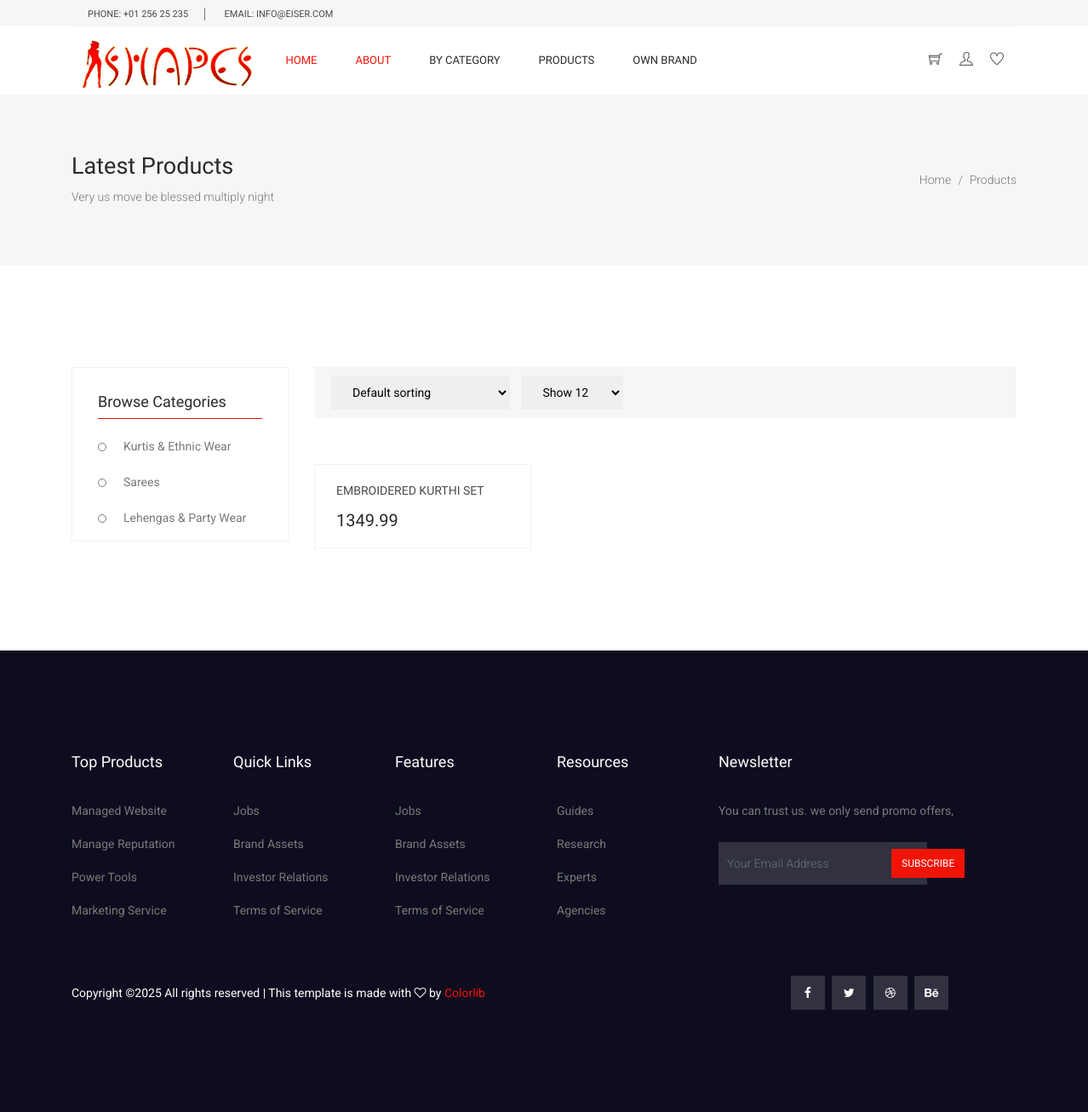
The page /own_brand/ on the database its author committed.
### Shape_App/models.py (models this page shows, shortened)
class tbl_Product(models.Model):
    subcategory = models.ForeignKey(tbl_SubCategory, on_delete=models.CASCADE, related_name="products")
    name = models.CharField(max_length=200)
    description = models.TextField(null=True, blank=True)
    price = models.DecimalField(max_digits=10, decimal_places=2)
    stock = models.PositiveIntegerField()
    material = models.CharField(max_length=100, null=True, blank=True)   # Cotton, Silk, etc.
    brand = models.CharField(max_length=100, null=True, blank=True)
    gender = models.CharField(max_length=10, choices=[
        ('men', 'Men'),
        ('women', 'Women'),
        ('kids', 'Kids'),
        ('unisex', 'Unisex'),
    ], default='unisex')
    status = models.CharField(max_length=10, choices=[('active', 'Active'), ('inactive', 'Inactive')], default='active')
    created_at = models.DateTimeField(auto_now_add=True)
    updated_at = models.DateTimeField(auto_now=True)
    gst_percentage = models.DecimalField(max_digits=5, decimal_places=2, default=0.00)
    image = models.ImageField(upload_to="products/",null=True)
    video=models.FileField(upload_to='Videos/',null=True)

class tbl_Category(models.Model):
    name = models.CharField(max_length=100, null=True)
    status = models.CharField(max_length=100, null=True, choices=[('active', 'Active'), ('inactive', 'Inactive')])
    created_at = models.DateTimeField(auto_now_add=True)
    updated_at = models.DateTimeField(auto_now=True)

### Shape_App/views.py (the view)
# urls.py: path("own_brand/",views.own_brand,name="own_brand")
def own_brand(request):
    product = tbl_Product.objects.filter(status="active",brand="shapeme")
    categories = tbl_Category.objects.filter(status="active")
    return render(request, "own_brand.html", {"product": product, "all_cat": categories})

### templates/own_brand.html (shortened to what this page needs)
{% include 'index_nav.html' %}
{% load static %}
    <section class="banner_area">
      <div class="banner_inner d-flex align-items-center">
        <div class="container">
          <div class="banner_content d-md-flex justify-content-between align-items-center">
            <div class="mb-3 mb-md-0">
              <h2>Latest Products</h2>
              <p>Very us move be blessed multiply night</p>
            </div>
            <div class="page_link">
              <a href="/">Home</a>
              <a href="/products/">Products</a>
            </div>
          </div>
        </div>
      </div>
    </section>
    <section class="cat_product_area section_gap">
      <div class="container">
        <div class="row flex-row-reverse">
          <div class="col-lg-9">
            <div class="product_top_bar">
              <div class="left_dorp">
                <select class="sorting">
                  <option value="1">Default sorting</option>
                </select>
                <select class="show">
                  <option value="1">Show 12</option>
                </select>
              </div>
            </div>
            <div class="latest_product_inner">
              <div class="row">
            {% for i in product%}
             <div class="col-lg-4 col-md-6">
          <div class="single-product">
            <div class="product-img">
            </div>
            <div class="product-btm">
              <a href="/product_single/{{i.id}}" class="d-block">
                <h4>{{i.name}}</h4>
              </a>
              <div class="mt-3">
                <span class="mr-4">{{i.price}}</span>
              </div>
            </div>
          </div>
        </div>
            {% endfor %}
              </div>
            </div>
          </div>
          <div class="col-lg-3">
            <div class="left_sidebar_area">
              <aside class="left_widgets p_filter_widgets">
                <div class="l_w_title">
                  <h3>Browse Categories</h3>
                </div>
                <div class="widgets_inner">
                  <ul class="list">
                    {% for i in all_cat %}
                    <li>
                      <a href="/shop_by_category/shapeme/{{i.id}}">{{i.name}}</a>
                    </li>
                    {% endfor %}
                  </ul>
                </div>
              </aside>
            </div>
          </div>
        </div>
      </div>
    </section>
    <footer class="footer-area section_gap">
      <div class="container">
        <div class="row">
          <div class="col-lg-2 col-md-6 single-footer-widget">
            <h4>Top Products</h4>
            <ul>
              <li><a href="#">Managed Website</a></li>
              <li><a href="#">Manage Reputation</a></li>
              <li><a href="#">Power Tools</a></li>
              <li><a href="#">Marketing Service</a></li>
            </ul>
          </div>
          <div class="col-lg-2 col-md-6 single-footer-widget">
            <h4>Quick Links</h4>
            <ul>
              <li><a href="#">Jobs</a></li>
              <li><a href="#">Brand Assets</a></li>
              <li><a href="#">Investor Relations</a></li>
              <li><a href="#">Terms of Service</a></li>
            </ul>
          </div>
          <div class="col-lg-2 col-md-6 single-footer-widget">
            <h4>Features</h4>
            <ul>
              <li><a href="#">Jobs</a></li>
              <li><a href="#">Brand Assets</a></li>
              <li><a href="#">Investor Relations</a></li>
              <li><a href="#">Terms of Service</a></li>
            </ul>
          </div>
          <div class="col-lg-2 col-md-6 single-footer-widget">
            <h4>Resources</h4>
            <ul>
              <li><a href="#">Guides</a></li>
              <li><a href="#">Research</a></li>
              <li><a href="#">Experts</a></li>
              <li><a href="#">Agencies</a></li>
            </ul>
          </div>
          <div class="col-lg-4 col-md-6 single-footer-widget">
            <h4>Newsletter</h4>
            <p>You can trust us. we only send promo offers,</p>
            <div class="form-wrap" id="mc_embed_signup">
              <form target="_blank" action="https://spondonit.us12.list-manage.com/subscribe/post?u=1462626880ade1ac87bd9c93a&amp;id=92a4423d01"
                method="get" class="form-inline">
                <input class="form-control" name="EMAIL" placeholder="Your Email Address" onfocus="this.placeholder = ''"
                  onblur="this.placeholder = 'Your Email Address '" required="" type="email">
                <button class="click-btn btn btn-default">Subscribe</button>
              </form>
            </div>
          </div>
        </div>
        <div class="footer-bottom row align-items-center">
          <p class="footer-text m-0 col-lg-8 col-md-12">
Copyright &copy;<script>document.write(new Date().getFullYear());</script> All rights reserved | This template is made with <i class="fa fa-heart-o" aria-hidden="true"></i> by <a href="https://colorlib.com" target="_blank">Colorlib</a>
</p>
          <div class="col-lg-4 col-md-12 footer-social">
            <a href="#"><i class="fa fa-facebook"></i></a>
            <a href="#"><i class="fa fa-twitter"></i></a>
            <a href="#"><i class="fa fa-dribbble"></i></a>
            <a href="#"><i class="fa fa-behance"></i></a>
          </div>
        </div>
      </div>
    </footer>

### rows shown on the page
tbl_Product: name "EMBROIDERED KURTHI SET", price "1349.99"
tbl_Category: name "Kurtis & Ethnic Wear"
tbl_Category: name "Sarees"
tbl_Category: name "Lehengas & Party Wear"
